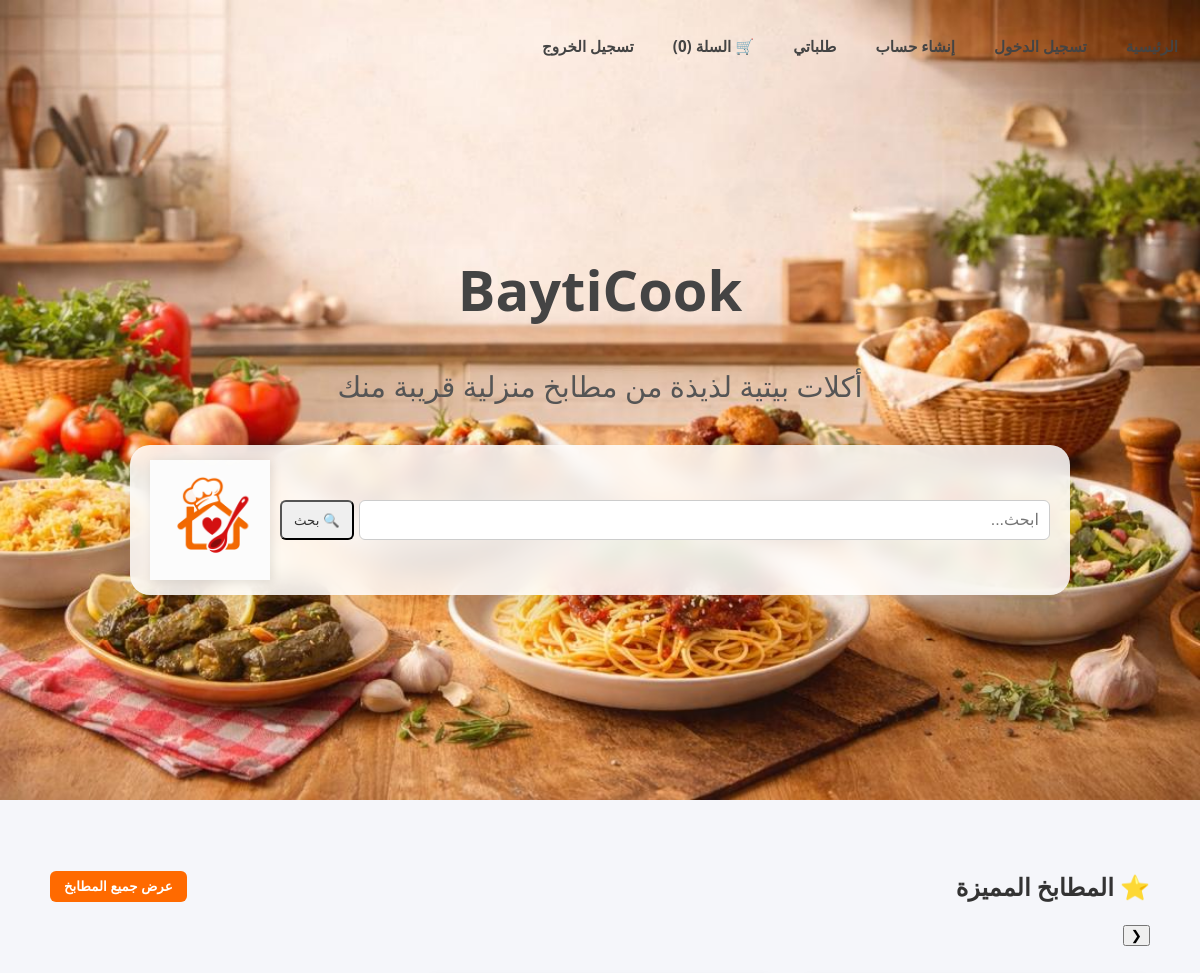
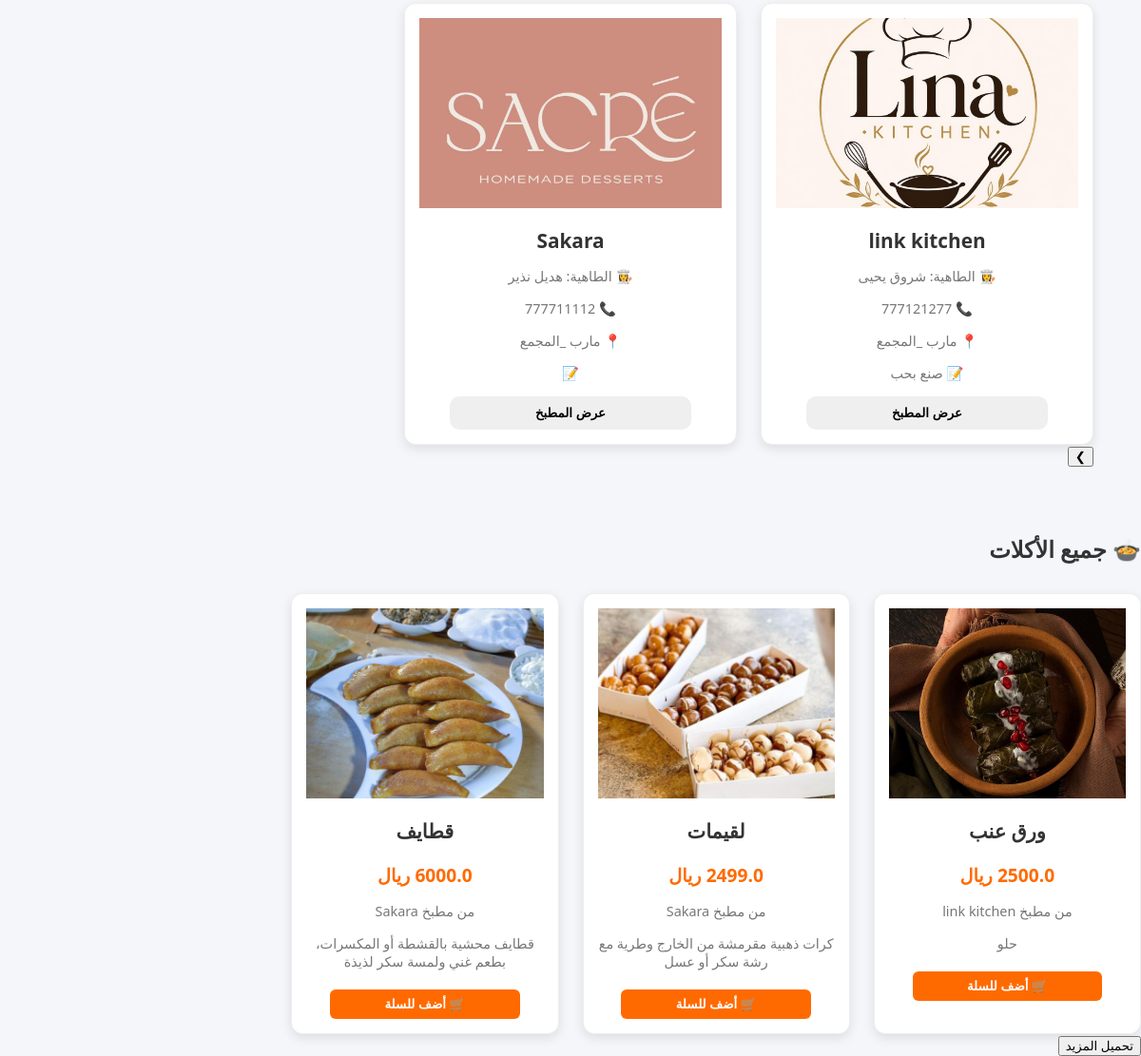
The page / on the database its author committed (2 pictures, top to bottom).
### app/models/kitchen_model.py (models this page shows, shortened)
class Kitchen(db.Model):
    __tablename__ = "kitchens"
    id = db.Column(db.Integer, primary_key=True, autoincrement=True)
    user_id = db.Column(db.Integer, db.ForeignKey("users.id"))
    kitchen_name = db.Column(db.String(150), nullable=False)
    kitchen_logo = db.Column(db.String(255))   # صورة شعار المطبخ
    bank_account_name = db.Column(db.String(150))
    bank_account_number = db.Column(db.String(100))
    chef_name = db.Column(db.String(150))   # اسم الطاهية
    chef_phone = db.Column(db.String(50))   # رقم الطاهية
    status = db.Column(db.String(20), default="pending")
    created_at = db.Column(db.TIMESTAMP, server_default=db.func.current_timestamp())
    featured = db.Column(db.Integer, default=0)  # 0 = عادي، 1 = مميز
    is_open = db.Column(db.Integer, default=1)   # 1 = مفتوح، 0 = مغلق
    location = db.Column(db.String(150))
    address = db.Column(db.String(255))  # أدق من location
    description = db.Column(db.Text)
    meals = db.relationship("Meal", back_populates="kitchen", cascade="all, delete-orphan")

### app/models/user_model.py (models this page shows, shortened)
class User(db.Model):
    __tablename__ = "users"
    id = db.Column(db.Integer, primary_key=True, autoincrement=True)
    name = db.Column(db.String(100), nullable=False)
    email = db.Column(db.String(120), unique=True, nullable=True)
    phone = db.Column(db.String(20), unique=True, nullable=False)
    password_hash = db.Column(db.String(200), nullable=False)
    role = db.Column(db.String(20), nullable=False, default="customer")
    status = db.Column(db.String(20), default="pending")
    created_at = db.Column(db.DateTime, default=datetime.utcnow)
    kitchen = db.relationship("Kitchen", backref="user", uselist=False)
    orders = db.relationship(
        "Order",
        back_populates="user",
        foreign_keys="Order.user_id",
        cascade="all, delete-orphan"
    )
    customer_orders = db.relationship(
        "Order",
        back_populates="customer",
        foreign_keys="Order.customer_id"
    )

### app/models/meal_model.py (models this page shows, shortened)
class Meal(db.Model):
    __tablename__ = "meals"
    id = db.Column(db.Integer, primary_key=True, autoincrement=True)
    name = db.Column(db.String(100), nullable=False)
    description = db.Column(db.Text, nullable=True)
    price = db.Column(db.Float, nullable=False)
    kitchen_id = db.Column(db.Integer, db.ForeignKey("kitchens.id"), nullable=False)
    kitchen = db.relationship("Kitchen", back_populates="meals")
    images = db.relationship("MealImage", back_populates="meal", cascade="all, delete-orphan")
    status = db.Column(db.String(20), default="pending")
    is_featured = db.Column(db.Integer, default=0)
    is_available = db.Column(db.Integer, default=1)
    order_items = db.relationship("OrderItem", back_populates="meal", cascade="all, delete-orphan")

### app/models/meal_image_model.py (models this page shows, shortened)
class MealImage(db.Model):
    __tablename__ = "meal_images"
    id = db.Column(db.Integer, primary_key=True, autoincrement=True)
    image = db.Column(db.String(255), nullable=False)
    meal_id = db.Column(db.Integer, db.ForeignKey("meals.id"), nullable=False)
    meal = db.relationship("Meal", back_populates="images")

### app/routes/home_routes.py (the view)
@home.route("/")
def index():
    try:
        featured_kitchens = Kitchen.query.filter(
            Kitchen.featured == 1,
            Kitchen.status == "approved",
            Kitchen.is_open == 1
        ).all()
        meals = Meal.query.all()
    except Exception as e:
        return f"Database Error: {e}"
    cart_count = len(session.get("cart", {}))
    return render_template(
        "base.html",
        meals=meals,
        featured_kitchens=featured_kitchens,
        cart_count=cart_count
    )

### app/templates/base.html (shortened to what this page needs)
<!DOCTYPE html>
<html lang="ar" dir="rtl">
<head>
  <link rel="stylesheet" href="{{ url_for('static', filename='css/style.css') }}">
</head>
<body>
<header class="header">
  <nav class="nav">
    <div id="menuLinks" class="nav-links">
      <a href="/" class="nav-link">الرئيسية</a>
      <a href="/login" class="nav-link">تسجيل الدخول</a>
      <a href="/register" class="nav-link">إنشاء حساب</a>
      <a href="{{ url_for('shop.my_orders') }}" class="nav-link">طلباتي</a>
      <a href="{{ url_for('shop.cart') }}" class="nav-link">🛒 السلة ({{ cart_count }})</a>
      <a href="{{ url_for('auth.logout') }}" class="nav-link">تسجيل الخروج</a>
    </div>
  </nav>
</header>
<section class="hero">
  <div class="hero-overlay">
    <h1 class="hero-title">BaytiCook</h1>
  </div>
  <p class="hero-subtitle">أكلات بيتية لذيذة من مطابخ منزلية قريبة منك</p>
  <div class="search-card">
    <div class="search-content">
      <div class="search-logo">
        <img src="{{ url_for('static', filename='images/byatecook.jpeg') }}" alt="Logo">
      </div>
      <form action="{{ url_for('home.search') }}" method="get" style="display:flex; gap:5px; width:100%;">
  <input type="text" name="q" placeholder="ابحث..." class="search-input">
  <button type="submit" class="nav-link">🔍 بحث</button>
</form>
    </div>
  </div>
</section>
<section class="featured">
  <div style="display:flex; justify-content:space-between; align-items:center;">
    <h2>⭐ المطابخ المميزة</h2>
    <a href="{{ url_for('home.all_kitchens') }}">
      <button class="view-all-btn">عرض جميع المطابخ</button>
    </a>
  </div>
  <div class="slider-container">
    <button class="slider-btn left" onclick="scrollMeals(-1)">❮</button>
    <div class="meals-slider">
      {% for kitchen in featured_kitchens %}
      <div class="meal-card">
        <div class="image-container">
          {% if kitchen.kitchen_logo %}
            <img src="{{ url_for('static', filename='uploads/' + kitchen.kitchen_logo) }}">
          {% else %}
            <img src="{{ url_for('static', filename='uploads/no-image.png') }}">
          {% endif %}
        </div>
        <h3>{{ kitchen.kitchen_name }}</h3>
        {% if kitchen.user %}
          <p>👩‍🍳 الطاهية: {{ kitchen.user.name }}</p>
          <p>📞 {{ kitchen.user.phone }}</p>
        {% endif %}
        <p>📍 {{ kitchen.location }}</p>
        <p>📝 {{ kitchen.description }}</p>
        {% if kitchen.is_open %}
          <a href="{{ url_for('home.kitchen_detail', id=kitchen.id) }}">
            <button class="view-btn">عرض المطبخ</button>
          </a>
        {% else %}
          <button class="closed-btn" disabled>مغلق</button>
        {% endif %}
      </div>
      {% endfor %}
    </div>
    <button class="slider-btn right" onclick="scrollMeals(1)">❯</button>
  </div>
</section>
<h2>🍲 جميع الأكلات</h2>
<div class="meals-grid" id="mealsGrid">
  {% for meal in meals %}
  <div class="meal-card">
    {% if meal.images %}
      <img src="{{ url_for('static', filename='uploads/' + meal.images[0].image) }}">
    {% else %}
      <img src="{{ url_for('static', filename='uploads/no-image.png') }}">
    {% endif %}
    <h3>{{ meal.name }}</h3>
    <p class="price">{{ meal.price }} ريال</p>
    <p>من مطبخ {{ meal.kitchen.kitchen_name }}</p>
    <p class="description">{{ meal.description }}</p>
    {% if meal.kitchen.is_open %}
      <form action="/add-to-cart/{{ meal.id }}" method="POST">
        <button type="submit" style="background:#ff6a00; color:white; border:none; padding:8px 12px; border-radius:6px; cursor:pointer; margin-top:5px;">
          🛒 أضف للسلة
        </button>
      </form>
    {% else %}
      <button style="background:gray; color:white; border:none; padding:8px 12px; border-radius:6px; margin-top:5px;" disabled>
        🔒 مغلق
      </button>
    {% endif %}
  </div>
  {% endfor %}
</div>
<div class="load-more-box">
  <button onclick="loadMoreMeals()" id="loadMoreBtn">تحميل المزيد</button>
</div>
</body>
</html>

### app/static/css/style.css (style rules this page uses)
:root { --primary-color: #2ab09c; --accent-color: #ff6a00; --text-dark: #333; --white: #b0a1a1; }
body { font-family: 'Segoe UI', Tahoma, Geneva, Verdana, sans-serif; margin: 0; padding: 0; background-color: #f5f6fa; color: var(--text-dark); }
.header { position: absolute; top: 0; width: 100%; z-index: 1000; padding: 20px 0; }
.nav { display: flex; justify-content: flex-start; padding: 0 50px; gap: 30px; }
.nav a { text-decoration: none; color: #444; font-weight: bold; font-size: 0.95rem; transition: color 0.3s; }
.hero { height: 100vh; background: url('/static/images/hero_bg.jpeg') no-repeat center center/cover; display: flex; flex-direction: column; align-items: center; justify-content: center; text-align: center; position: relative; }
.hero-title { font-size: 3.5rem; color: #444; margin-bottom: 10px; font-weight: 800; }
.hero-subtitle { font-size: 1.8rem; color: #555; margin-bottom: 40px; }
.search-card { background: rgba(255, 255, 255, 0.85); backdrop-filter: blur(10px); padding: 15px 20px; border-radius: 20px; box-shadow: 0 10px 30px rgba(0,0,0,0.1); display: inline-block; width: 85%; max-width: 900px; }
.search-content { display: flex; flex-direction: row-reverse; align-items: center; justify-content: space-between; gap: 10px; }
.search-logo img { height: 120px; width: auto; display: block; filter: drop-shadow(2px 2px 5px rgba(0,0,0,0.1)); }
.featured, .all-meals { padding: 50px; }
.meals-grid, .meals-slider { display: grid; grid-template-columns: repeat(auto-fill, minmax(280px, 1fr)); gap: 25px; margin-top: 30px; }
.meal-card { background: white; border-radius: 20px; overflow: hidden; box-shadow: 0 10px 20px rgba(0,0,0,0.05); transition: transform 0.3s ease, box-shadow 0.3s ease; border: 1px solid #eee; text-align: center; padding-bottom: 20px; }
.meal-card img { width: 100%; height: 200px; object-fit: cover; }
.meal-card h3 { margin: 15px 0 5px; font-size: 1.3rem; color: #333; }
.meal-card p { color: #777; font-size: 0.9rem; margin-bottom: 15px; }
.meal-card .price { font-weight: bold; color: var(--accent-color); font-size: 1.2rem; }
.meal-card button { width: 80%; padding: 10px; border: none; border-radius: 10px; cursor: pointer; font-weight: bold; transition: 0.3s; }
.image-container { position: relative; }

### app/templates/base.html (style rules this page uses)
.nav-link { color: #333; text-decoration: none; font-weight: 500; padding: 6px 12px; border-radius: 6px; transition: 0.3s; }
.nav { display: flex; justify-content: flex-start; align-items: center; padding: 10px; background: transparent; box-shadow: none; position: relative; }
.nav-links { display: flex; gap: 15px; }
.view-all-btn { background: #ff6a00; color: #fff; border: none; padding: 8px 14px; border-radius: 6px; cursor: pointer; font-weight: bold; transition: 0.3s; }
.meal-card { background: #fff; border-radius: 12px; box-shadow: 0 4px 12px rgba(0,0,0,0.1); padding: 15px; text-align: center; transition: transform 0.3s ease; }
.search-input { flex: 1; padding: 10px; border-radius: 6px; border: 1px solid #ccc; font-size: 16px; }

### rows shown on the page
Kitchen: kitchen_logo (picture), kitchen_name "link kitchen", user.name "شروق يحيى", user.phone "777121277", location "مارب _المجمع", description "صنع بحب"
Kitchen: kitchen_logo (picture), kitchen_name "Sakara", user.name "هديل نذير", user.phone "777711112", location "مارب _المجمع"
Meal: image (picture), name "ورق عنب", price "2500.0", kitchen.kitchen_name "link kitchen", description "حلو"
Meal: image (picture), name "لقيمات", kitchen.kitchen_name "Sakara", description "كرات ذهبية مقرمشة من الخارج وطرية مع رشة سكر أو عسل"
Meal: image (picture), name "قطايف", kitchen.kitchen_name "Sakara", description "قطايف محشية بالقشطة أو المكسرات، بطعم غني ولمسة سكر لذيذة"

### other values the page prints
{{ cart_count }} "0"
